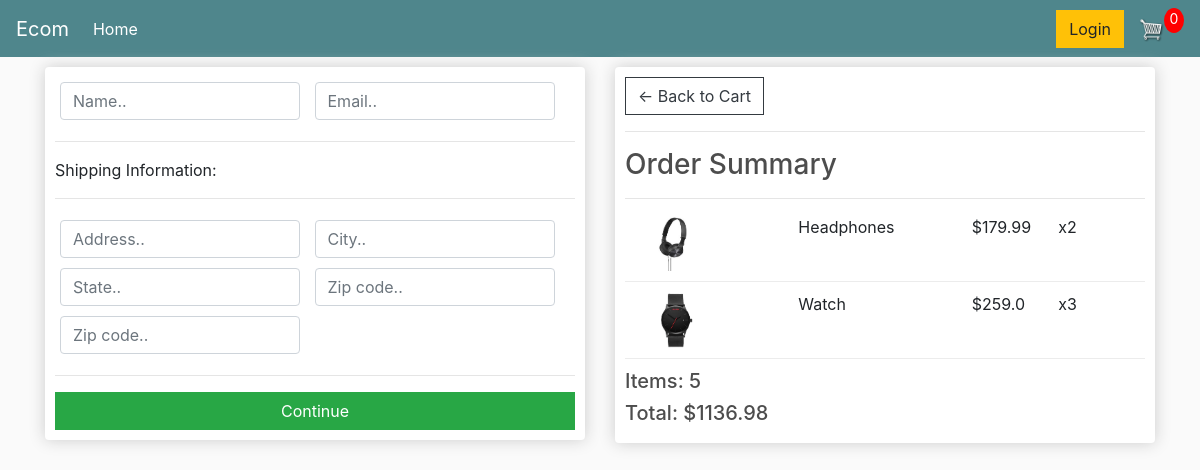
Screenshot of /checkout/ (signed in) with the database file from the repository.
### store/models.py (models this page shows, shortened)
class orderitems(models.Model):
    product=models.ForeignKey(product,on_delete=SET_NULL,null=True,blank=False)
    order=models.ForeignKey(Order,on_delete=SET_NULL,null=True,blank=False)
    quantity=models.IntegerField(default=0,blank=True,null=True)
    date_added=models.DateTimeField(auto_now_add=True)
    @property
    def get_total(self):
        total = self.product.price * self.quantity
        return total

class product(models.Model):
    name=models.CharField(max_length=100,blank=False,null=False)
    price=models.FloatField()
    digital=models.BooleanField(default=False)
    image=models.ImageField(null=True,blank=True)
    @property
    def imageUrl(self):
        try:
            url=self.image.url
        except:
            url=''
        return url

class Order(models.Model):
    customer=models.ForeignKey(customer,on_delete=SET_NULL,null=True, blank=True)
    date_ordered=models.DateTimeField(auto_now_add=True)
    transaction_id=models.CharField(max_length=100,blank=False,null=False)
    complete=models.BooleanField(default=False,blank=False,null=True)
    @property
    def get_cart_total(self):
        orderitem = self.orderitems_set.all()
        total = sum([item.get_total for item in orderitem])
        return total
    @property
    def get_cart_items(self):
        orderitem = self.orderitems_set.all()
        total = sum([item.quantity for item in orderitem])
        return total

### store/views.py (the view)
# urls.py: path('checkout/', views.checkout,name='checkout'),
def checkout(request):
    if request.user.is_authenticated:
        customer=request.user.customer
        order,created= Order.objects.get_or_create(customer=customer,complete=False)
        items = order.orderitems_set.all()
    else:
        items=[]
        order={'get_cart_items':0,'get_cart_total':0}
    context={'items':items,'order':order}
    return render (request,'checkout.html',context)
    return render (request,'checkout.html',context)

### templates/checkout.html (shortened to what this page needs)
{% extends 'main.html' %}
{% load static %}
{% block content %}
<div class="row">
    <div class="col-lg-6">
        <div class="box-element" id="form-wrapper">
            <form id="form">
                <div id="user-info">
                    <div class="form-field">
                        <input required class="form-control" type="text" name="name" placeholder="Name..">
                    </div>
                    <div class="form-field">
                        <input required class="form-control" type="email" name="email" placeholder="Email..">
                    </div>
                </div>
                <div id="shipping-info">
                    <hr>
                    <p>Shipping Information:</p>
                    <hr>
                    <div class="form-field">
                        <input class="form-control" type="text" name="address" placeholder="Address..">
                    </div>
                    <div class="form-field">
                        <input class="form-control" type="text" name="city" placeholder="City..">
                    </div>
                    <div class="form-field">
                        <input class="form-control" type="text" name="state" placeholder="State..">
                    </div>
                    <div class="form-field">
                        <input class="form-control" type="text" name="zipcode" placeholder="Zip code..">
                    </div>
                    <div class="form-field">
                        <input class="form-control" type="text" name="country" placeholder="Zip code..">
                    </div>
                </div>
                <hr>
                <input id="form-button" class="btn btn-success btn-block" type="submit" value="Continue">
            </form>
        </div>
        <br>
    </div>
    <div class="col-lg-6">
        <div class="box-element">
            <a  class="btn btn-outline-dark" href="{% url 'cart' %}">&#x2190; Back to Cart</a>
            <hr>
            <h3>Order Summary</h3>
            <hr>
            {% for item in items%}
            <div class="cart-row">
                <div style="flex:2"><img class="row-image" src="{{item.product.imageUrl}}"></div>
                <div style="flex:2"><p>{{item.product.name}}</p></div>
                <div style="flex:1"><p>${{item.product.price}}</p></div>
                <div style="flex:1"><p>x{{item.quantity}}</p></div>
            </div>
           {% endfor %}
            <h5>Items:  {{order.get_cart_items}}</h5>
            <h5>Total:   ${{order.get_cart_total}}</h5>
        </div>
    </div>
</div>
{% endblock content %}

### static/css/main.css (style rules this page uses)
body { background-color: hsl(0, 0%, 98%); }
h1,h2,h3,h4,h5,h6 { color:hsl(0, 0%, 30%); }
.box-element { box-shadow:hsl(0, 0%, 80%) 0 0 16px; background-color: #fff; border-radius: 4px; padding: 10px; }
.col-lg-4, .col-lg-6, .col-lg-8, .col-lg-12 { margin-top: 10px; }
.btn { border-radius: 0; }
.row-image { width: 100px; }
.form-field { width:250px; display: inline-block; padding: 5px; }
.cart-row { display: flex; align-items: flex-stretch; padding-bottom: 10px; margin-bottom: 10px; border-bottom: 1px solid #ececec; }

### rows the page displays
orderitems: product.imageUrl (picture), product.name "Headphones", product.price "179.99", quantity "2"
orderitems: product.imageUrl (picture), product.name "Watch", product.price "259.0", quantity "3"
Order: get_cart_items "5", get_cart_total "1136.98"
